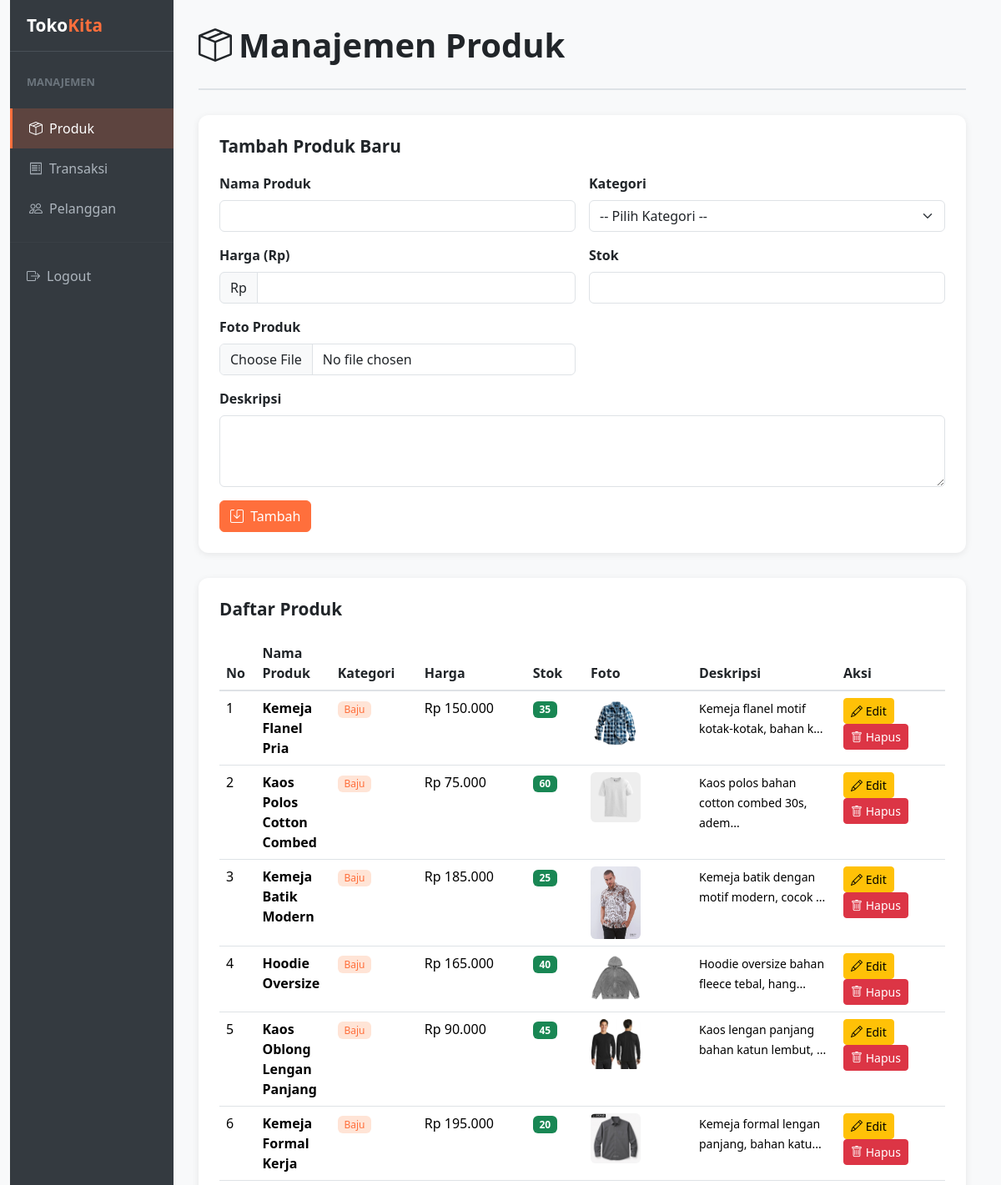
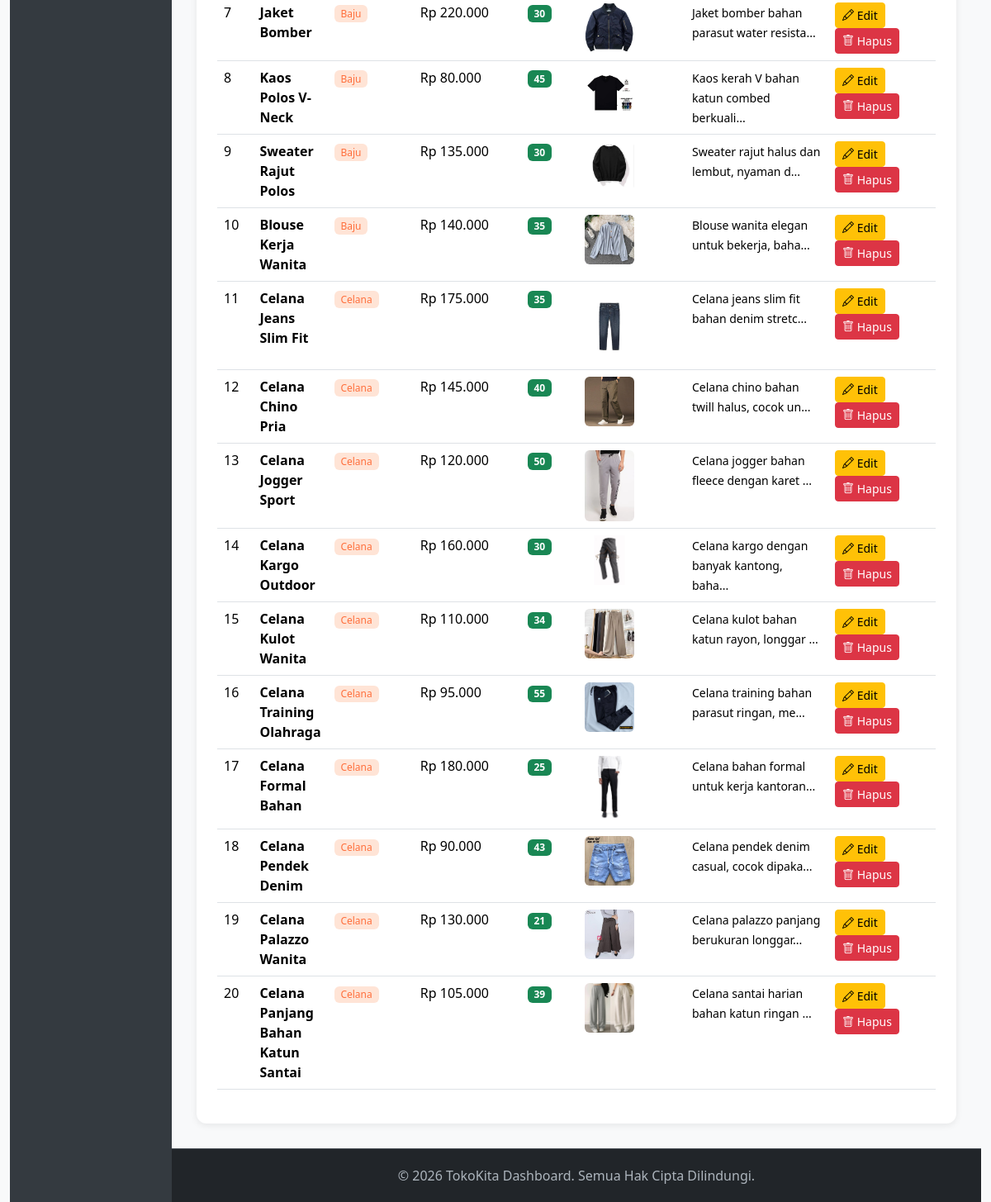
/dashboard.php (signed in), run on the app's committed database (2 pictures, top to bottom).
### tables this page shows
CREATE TABLE `tb_produk` (
  `id` int NOT NULL,
  `nama` varchar(255) NOT NULL,
  `harga` int NOT NULL,
  `stok` int NOT NULL,
  `foto` text NOT NULL,
  `id_kategori` int DEFAULT NULL,
  `deskripsi` text NOT NULL
);

CREATE TABLE `tb_kategori` (
  `id_kategori` int NOT NULL,
  `nama_kategori` varchar(255) NOT NULL
);

### dashboard.php (the view, shortened to what this page needs)
<?php
include "koneksi.php";
$page = isset($_GET['page']) ? $_GET['page'] : 'produk';
$aksi = isset($_GET['aksi']) ? $_GET['aksi'] : '';
?>
<!doctype html>
<html lang="id">
<head>
  <link href="https://cdn.jsdelivr.net/npm/bootstrap@5.3.3/dist/css/bootstrap.min.css" rel="stylesheet" />
  <link rel="stylesheet" href="https://cdn.jsdelivr.net/npm/bootstrap-icons@1.11.3/font/bootstrap-icons.css">
</head>
<body>
  <div class="container-fluid">
    <div class="row g-0">
      <nav class="col-md-3 col-lg-2 sidebar">
        <div class="brand-text">
          Toko<span class="text-primary">Kita</span>
        </div>
        <ul class="nav flex-column">
          <li class="nav-heading">MANAJEMEN</li>
          <li class="nav-item">
            <a class="nav-link d-flex align-items-center gap-2 <?= ($page === 'produk') ? 'active' : '' ?>" href="dashboard.php?page=produk">
              <i class="bi bi-box-seam"></i> Produk
            </a>
          </li>
          <li class="nav-item">
            <a class="nav-link d-flex align-items-center gap-2 <?= ($page === 'transaksi') ? 'active' : '' ?>" href="dashboard.php?page=transaksi">
              <i class="bi bi-receipt"></i> Transaksi
            </a>
          </li>
          <li class="nav-item">
            <a class="nav-link d-flex align-items-center gap-2 <?= ($page === 'pelanggan') ? 'active' : '' ?>" href="dashboard.php?page=pelanggan">
              <i class="bi bi-people"></i> Pelanggan
            </a>
          </li>
        </ul>
        <hr class="my-3" style="border-color: #495057;">
        <ul class="nav flex-column">
          <li class="nav-item">
            <a class="logout-btn" href="logout.php" data-swal-confirm data-swal-title="Logout?" data-swal-text="Anda akan keluar dari akun admin.">
              <i class="bi bi-box-arrow-right"></i> Logout
            </a>
          </li>
        </ul>
      </nav>
      <main class="col-md-9 col-lg-10">
        <div class="main-content">
          <?php if ($page === 'produk'): ?>
            <div class="page-header">
              <h1><i class="bi bi-box-seam me-2"></i>Manajemen Produk</h1>
            </div>
            <div class="form-section">
              <h3><?= ($aksi == 'edit') ? 'Edit Produk' : 'Tambah Produk Baru' ?></h3>
              <form action="" method="POST" enctype="multipart/form-data" data-swal-form data-swal-title="<?= ($aksi == 'edit') ? 'Simpan perubahan produk?' : 'Tambahkan produk?' ?>" data-swal-text="Pastikan informasi produk sudah benar.">
                <div class="row g-3">
                  <div class="col-md-6">
                    <label class="form-label fw-bold">Nama Produk</label>
                    <input type="text" class="form-control" name="nama" value="<?= @$nama_produk ?>" required>
                  </div>
                  <div class="col-md-6">
                    <label class="form-label fw-bold">Kategori</label>
                    <select name="kategori" class="form-select" required>
                      <option value="">-- Pilih Kategori --</option>
                    </select>
                  </div>
                  <div class="col-md-6">
                    <label class="form-label fw-bold">Harga (Rp)</label>
                    <div class="input-group">
                      <span class="input-group-text">Rp</span>
                      <input type="number" class="form-control" name="harga" value="<?= @$harga ?>" required>
                    </div>
                  </div>
                  <div class="col-md-6">
                    <label class="form-label fw-bold">Stok</label>
                    <input type="number" class="form-control" name="stok" value="<?= @$stok ?>" required>
                  </div>
                  <div class="col-md-6">
                    <label class="form-label fw-bold">Foto Produk</label>
                    <input type="file" class="form-control" name="foto" accept="image/*">
                  </div>
                  <div class="col-12">
                    <label class="form-label fw-bold">Deskripsi</label>
                    <textarea class="form-control" name="deskripsi" rows="3"><?= @$deskripsi ?></textarea>
                  </div>
                  <div class="col-12">
                    <button type="submit" name="tambah" class="btn btn-primary-custom">
                      <i class="bi bi-save me-1"></i> <?= ($aksi == 'edit') ? 'Perbarui' : 'Tambah' ?>
                    </button>
                  </div>
                </div>
              </form>
            </div>
            <div class="table-section">
              <h3>Daftar Produk</h3>
              <div class="table-responsive">
                <table class="table table-hover">
                  <thead>
                    <tr>
                      <th style="width: 5%;">No</th>
                      <th>Nama Produk</th>
                      <th style="width: 12%;">Kategori</th>
                      <th style="width: 15%;">Harga</th>
                      <th style="width: 8%;">Stok</th>
                      <th style="width: 15%;">Foto</th>
                      <th style="width: 20%;">Deskripsi</th>
                      <th style="width: 15%;">Aksi</th>
                    </tr>
                  </thead>
                  <tbody>
                    <?php
                      $no = 1;
                      $hasil = mysqli_query($koneksi, "SELECT * FROM tb_produk p LEFT JOIN tb_kategori k ON p.id_kategori = k.id_kategori");
                      while ($data = mysqli_fetch_array($hasil)) { ?>
                        <tr>
                          <td><?= $no++ ?></td>
                          <td class="fw-bold"><?= $data['nama'] ?></td>
                          <td><span class="badge badge-kategori"><?= $data['nama_kategori'] ?? 'N/A' ?></span></td>
                          <td>Rp <?= number_format($data['harga'] ?? 0, 0, ',', '.') ?></td>
                          <td>
                            <span class="badge <?= (($data['stok'] ?? 0) > 0) ? 'bg-success' : 'bg-danger' ?>">
                              <?= (int)($data['stok'] ?? 0) ?>
                            </span>
                          </td>
                          <td>
                            <?php if (!empty($data['foto'])) { ?>
                              <img src="assets/img/<?= $data['foto'] ?>" width="60px" class="rounded" alt="">
                            <?php } else { ?>
                              <span class="text-muted">-</span>
                            <?php } ?>
                          </td>
                          <td><small><?= substr($data['deskripsi'] ?? '', 0, 40) ?>...</small></td>
                          <td>
                            <a href="dashboard.php?page=produk&aksi=edit&id=<?= $data['id'] ?>" class="btn btn-sm btn-warning">
                              <i class="bi bi-pencil"></i> Edit
                            </a>
                            <a href="dashboard.php?page=produk&aksi=hapus&id=<?= (int) $data['id'] ?>" class="btn btn-sm btn-danger" data-swal-confirm data-swal-title="Hapus produk?" data-swal-text="Produk ini akan dihapus secara permanen.">
                              <i class="bi bi-trash"></i> Hapus
                            </a>
                          </td>
                        </tr>
                      <?php } ?>
                  </tbody>
                </table>
              </div>
            </div>
          <?php endif; ?>
        </div>
        <footer>
          <p class="mb-0">&copy; <?= date("Y") ?> TokoKita Dashboard. Semua Hak Cipta Dilindungi.</p>
        </footer>
      </main>
    </div>
  </div>
</body>
</html>

### dashboard.php (style rules this page uses)
:root { --primary-color: #ff6f3c; --dark-color: #212529; }
body { background-color: #f8f9fa; }
.sidebar { background-color: #343a40; min-height: 100vh; padding: 0; }
.sidebar .nav-link { color: #adb5bd; font-weight: 500; padding: 12px 20px; border-left: 3px solid transparent; transition: all 0.3s ease; }
.sidebar .nav-link.active { color: #fff; background-color: rgba(255, 111, 60, 0.2); border-left-color: var(--primary-color); }
.sidebar .nav-heading { color: #6c757d; font-size: 0.8rem; font-weight: 700; text-transform: uppercase; padding: 12px 20px; margin-top: 15px; margin-bottom: 10px; }
.main-content { padding: 30px; }
.page-header { margin-bottom: 30px; padding-bottom: 20px; border-bottom: 2px solid #dee2e6; }
.page-header h1 { color: var(--dark-color); font-weight: 700; }
.btn-primary-custom { background-color: var(--primary-color); border-color: var(--primary-color); color: #fff; }
.form-section { background-color: #fff; border-radius: 12px; padding: 25px; box-shadow: 0 2px 8px rgba(0, 0, 0, 0.08); margin-bottom: 30px; }
.form-section h3 { color: var(--dark-color); font-weight: 700; margin-bottom: 20px; font-size: 1.3rem; }
.table-section { background-color: #fff; border-radius: 12px; padding: 25px; box-shadow: 0 2px 8px rgba(0, 0, 0, 0.08); }
.table-section h3 { color: var(--dark-color); font-weight: 700; margin-bottom: 20px; font-size: 1.3rem; }
.table thead { background-color: #f8f9fa; }
.table thead th { color: var(--dark-color); font-weight: 600; border-bottom: 2px solid #dee2e6; }
.table tbody tr { border-bottom: 1px solid #dee2e6; }
.badge-kategori { background-color: #ffe4d6; color: var(--primary-color); font-weight: 500; }
.brand-text { color: #fff; font-weight: 700; font-size: 1.3rem; padding: 15px 20px; border-bottom: 1px solid #495057; display: block; }
.brand-text .text-primary { color: var(--primary-color) !important; }
footer { background-color: var(--dark-color); color: #adb5bd; padding: 20px; text-align: center; border-top: 1px solid #495057; }
.logout-btn { color: #adb5bd; text-decoration: none; display: flex; align-items: center; gap: 8px; padding: 12px 20px; transition: all 0.3s ease; }

### data on the page
tb_produk: nama "Kemeja Flanel Pria", id_kategori.nama_kategori "Baju", harga "150.000", stok "35", foto (picture), deskripsi "Kemeja flanel motif kotak-kotak, bahan k"
tb_produk: nama "Kaos Polos Cotton Combed", id_kategori.nama_kategori "Baju", harga "75.000", stok "60", foto (picture), deskripsi "Kaos polos bahan cotton combed 30s, adem"
tb_produk: nama "Kemeja Batik Modern", id_kategori.nama_kategori "Baju", harga "185.000", stok "25", foto (picture), deskripsi "Kemeja batik dengan motif modern, cocok"
tb_produk: nama "Hoodie Oversize", id_kategori.nama_kategori "Baju", harga "165.000", stok "40", foto (picture), deskripsi "Hoodie oversize bahan fleece tebal, hang"
tb_produk: nama "Kaos Oblong Lengan Panjang", id_kategori.nama_kategori "Baju", harga "90.000", stok "45", foto (picture), deskripsi "Kaos lengan panjang bahan katun lembut,"
tb_produk: nama "Kemeja Formal Kerja", id_kategori.nama_kategori "Baju", harga "195.000", stok "20", foto (picture), deskripsi "Kemeja formal lengan panjang, bahan katu"
tb_produk: nama "Jaket Bomber", id_kategori.nama_kategori "Baju", harga "220.000", stok "30", foto (picture), deskripsi "Jaket bomber bahan parasut water resista"
tb_produk: nama "Kaos Polos V-Neck", id_kategori.nama_kategori "Baju", harga "80.000", stok "45", foto (picture), deskripsi "Kaos kerah V bahan katun combed berkuali"
tb_produk: nama "Sweater Rajut Polos", id_kategori.nama_kategori "Baju", harga "135.000", stok "30", foto (picture), deskripsi "Sweater rajut halus dan lembut, nyaman d"
tb_produk: nama "Blouse Kerja Wanita", id_kategori.nama_kategori "Baju", harga "140.000", stok "35", foto (picture), deskripsi "Blouse wanita elegan untuk bekerja, baha"
tb_produk: nama "Celana Jeans Slim Fit", id_kategori.nama_kategori "Celana", harga "175.000", stok "35", foto (picture), deskripsi "Celana jeans slim fit bahan denim stretc"
tb_produk: nama "Celana Chino Pria", id_kategori.nama_kategori "Celana", harga "145.000", stok "40", foto (picture), deskripsi "Celana chino bahan twill halus, cocok un"
tb_produk: nama "Celana Jogger Sport", id_kategori.nama_kategori "Celana", harga "120.000", stok "50", foto (picture), deskripsi "Celana jogger bahan fleece dengan karet"
tb_produk: nama "Celana Kargo Outdoor", id_kategori.nama_kategori "Celana", harga "160.000", stok "30", foto (picture), deskripsi "Celana kargo dengan banyak kantong, baha"
tb_produk: nama "Celana Kulot Wanita", id_kategori.nama_kategori "Celana", harga "110.000", stok "34", foto (picture), deskripsi "Celana kulot bahan katun rayon, longgar"
tb_produk: nama "Celana Training Olahraga", id_kategori.nama_kategori "Celana", harga "95.000", stok "55", foto (picture), deskripsi "Celana training bahan parasut ringan, me"
tb_produk: nama "Celana Formal Bahan", id_kategori.nama_kategori "Celana", harga "180.000", stok "25", foto (picture), deskripsi "Celana bahan formal untuk kerja kantoran"
tb_produk: nama "Celana Pendek Denim", id_kategori.nama_kategori "Celana", harga "90.000", stok "43", foto (picture), deskripsi "Celana pendek denim casual, cocok dipaka"
tb_produk: nama "Celana Palazzo Wanita", id_kategori.nama_kategori "Celana", harga "130.000", stok "21", foto (picture), deskripsi "Celana palazzo panjang berukuran longgar"
tb_produk: nama "Celana Panjang Bahan Katun Santai", id_kategori.nama_kategori "Celana", harga "105.000", stok "39", foto (picture), deskripsi "Celana santai harian bahan katun ringan"
